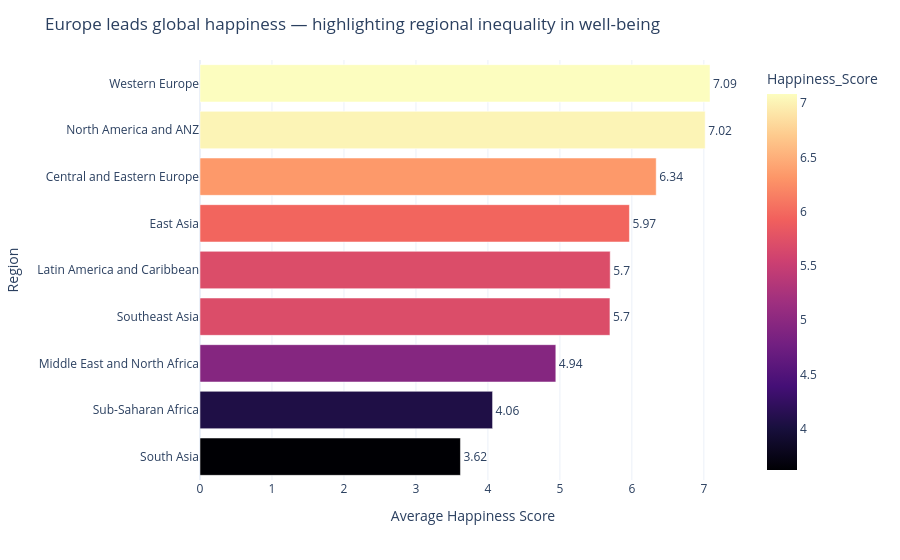

Notebook cell for this chart:
### Code cell
import plotly.express as px


region_avg = (df.groupby('Region')['Happiness_Score']
              .mean()
              .reset_index()
              .sort_values('Happiness_Score'))

fig = px.bar(
    region_avg,
    x='Happiness_Score',
    y='Region',
    orientation='h',
    text=region_avg['Happiness_Score'].round(2),
    color='Happiness_Score',
    color_continuous_scale='magma'
)


fig.update_layout(
    title="Europe leads global happiness — highlighting regional inequality in well-being",
    xaxis_title="Average Happiness Score",
    yaxis_title="Region",
    xaxis=dict(range=[0, region_avg['Happiness_Score'].max() + 0.5]),
    template="plotly_white"
)


fig.update_yaxes(categoryorder='total ascending')


fig.update_traces(textposition='outside', cliponaxis=False)

### Figure 1 — Plotly figure (JSON) as saved in the notebook; plotly's stock layout.template omitted (floating-point values rounded to 4 significant figures)
{"data": [{"cliponaxis": false, "hovertemplate": "Happiness_Score=%{marker.color}<br>Region=%{y}<br>text=%{text}<extra></extra>", "legendgroup": "", "marker": {"color": [3.618, 4.065, 4.943, 5.695, 5.699, 5.966, 6.338, 7.018, 7.086], "coloraxis": "coloraxis", "pattern": {"shape": ""}}, "name": "", "orientation": "h", "showlegend": false, "text": [3.62, 4.06, 4.94, 5.7, 5.7, 5.97, 6.34, 7.02, 7.09], "textposition": "outside", "type": "bar", "x": [3.618, 4.065, 4.943, 5.695, 5.699, 5.966, 6.338, 7.018, 7.086], "xaxis": "x", "y": ["South Asia", "Sub-Saharan Africa", "Middle East and North Africa", "Southeast Asia", "Latin America and Caribbean", "East Asia", "Central and Eastern Europe", "North America and ANZ", "Western Europe"], "yaxis": "y"}], "layout": {"barmode": "relative", "coloraxis": {"colorbar": {"title": {"text": "Happiness_Score"}}, "colorscale": [[0, "#000004"], [0.1111, "#180f3d"], [0.2222, "#440f76"], [0.3333, "#721f81"], [0.4444, "#9e2f7f"], [0.5556, "#cd4071"], [0.6667, "#f1605d"], [0.7778, "#fd9668"], [0.8889, "#feca8d"], [1, "#fcfdbf"]]}, "legend": {"tracegroupgap": 0}, "margin": {"t": 60}, "title": {"text": "Europe leads global happiness — highlighting regional inequality in well-being"}, "xaxis": {"anchor": "y", "domain": [0, 1], "range": [0, 7.586], "title": {"text": "Average Happiness Score"}}, "yaxis": {"anchor": "x", "categoryorder": "total ascending", "domain": [0, 1], "title": {"text": "Region"}}}}
